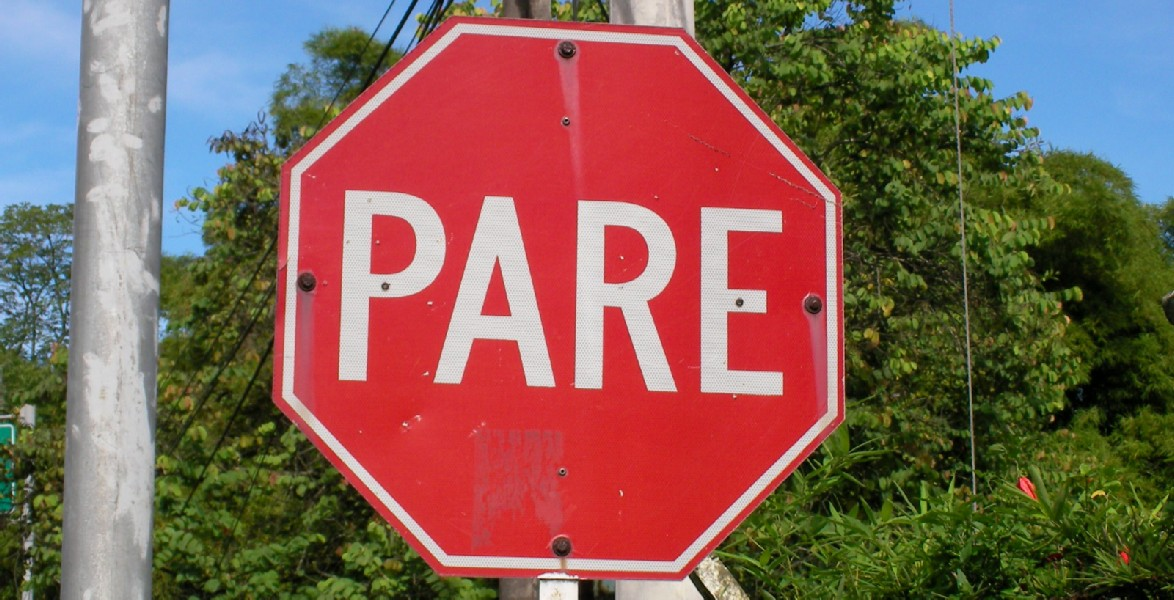
#> input picture 5-connected-components/pare.jpg, 1174 x 600 px
$ python main.py
#> lines starting #> are read from the running program, lines starting #| are printed output that depends on the picture; after the words box and inside, x2 and y2 are one past the last pixel; in counts of white or black regions, pixels touching at a corner belong together
import cv2
import numpy as np
import matplotlib.pyplot as plt

image = cv2.imread("pare.jpg", cv2.IMREAD_GRAYSCALE)
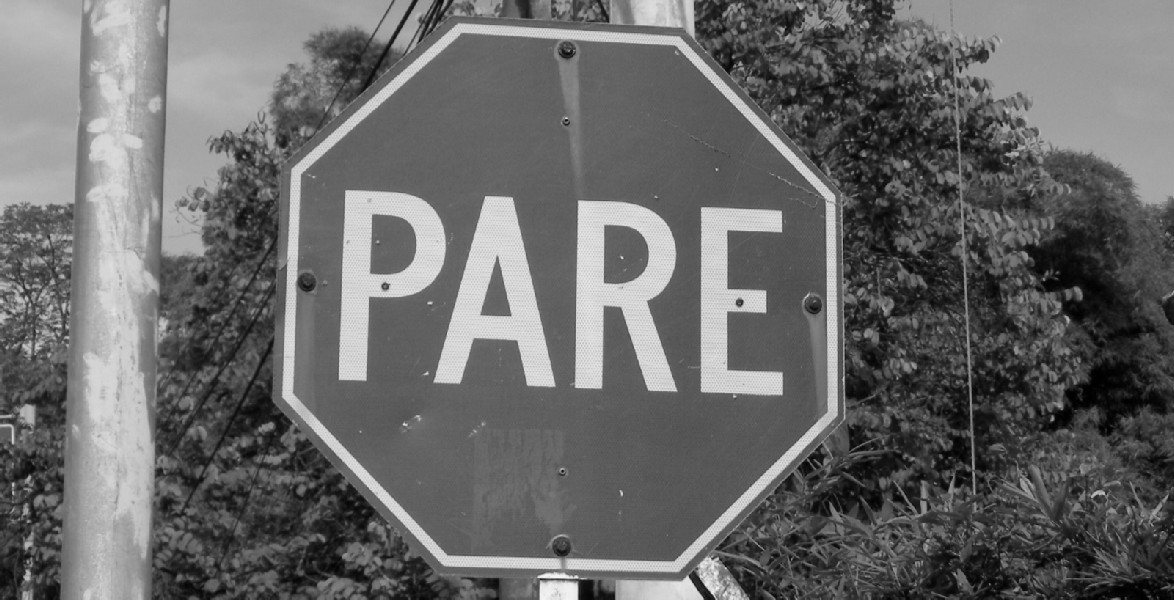
#> image: shape (600, 1174); min 0, max 249, mean 105

#binarize image thresh
arr, threshed = cv2.threshold(image, 190, 255, cv2.THRESH_BINARY)
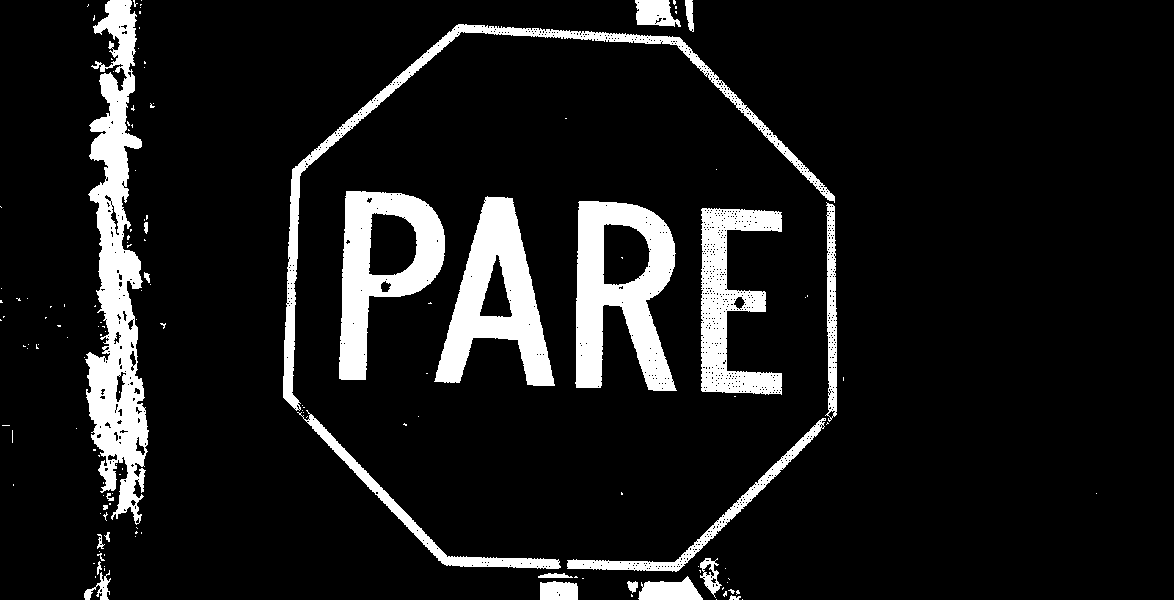
#> threshed: shape (600, 1174); 10.4% white; 143 white regions (117 under 20 px), largest, box (x1, y1, x2, y2) and area: (85, 0, 149, 525) 16373, (575, 201, 677, 391) 11199, (434, 196, 555, 386) 10268

#conected components
_, labels = cv2.connectedComponents(threshed)
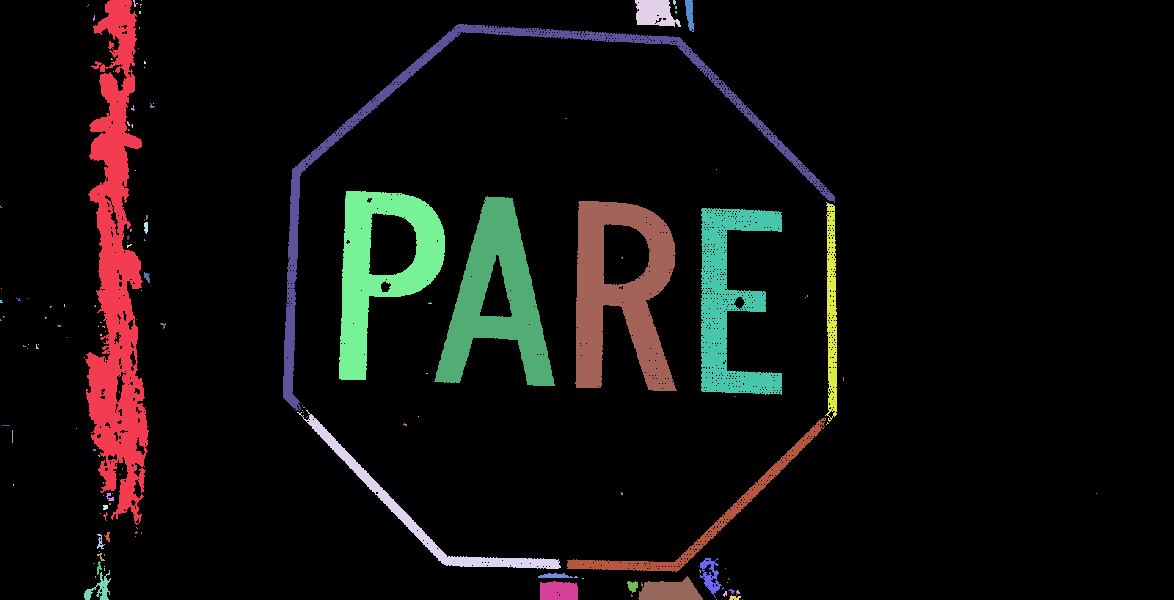
#> labels: shape (600, 1174) int32; 144 distinct labels, from 0 to 143; one colour per label, 0 black
connected = np.array(labels, dtype=np.uint8)
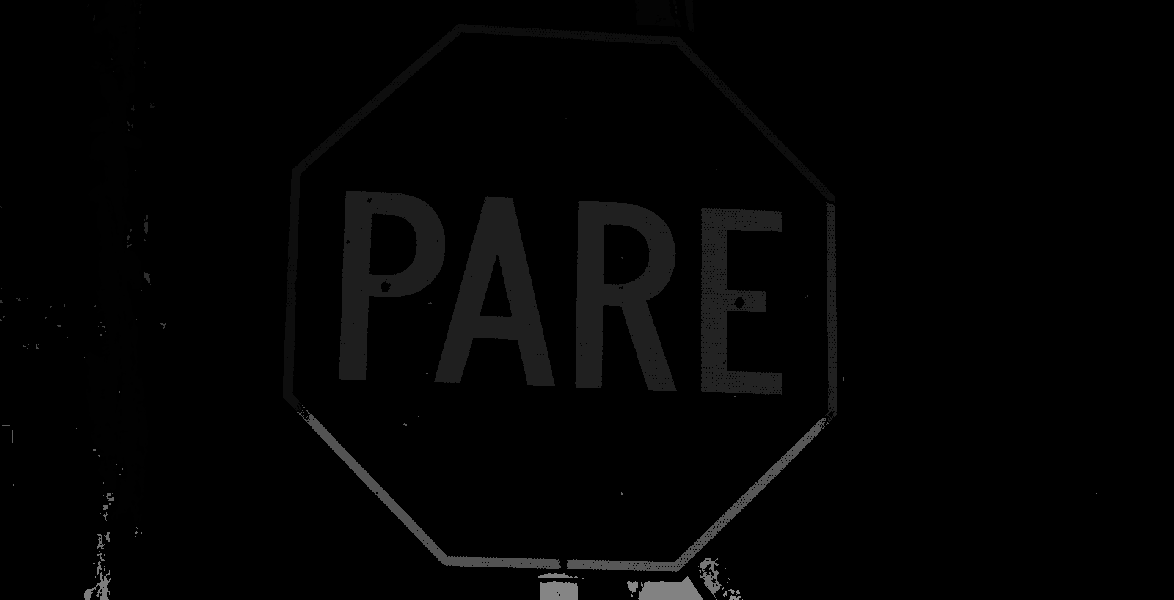
#> connected: shape (600, 1174); min 0, max 143, mean 3.2

#tags
nComponents = labels.max()
#> nComponents = 143
print(nComponents)
#| 143

cv2.imshow("image", image)
cv2.imshow("threshed", threshed)
cv2.imshow("conected", connected)
plt.imshow(labels)
plt.show()
cv2.waitKey(0)
cv2.destroyAllWindows()
